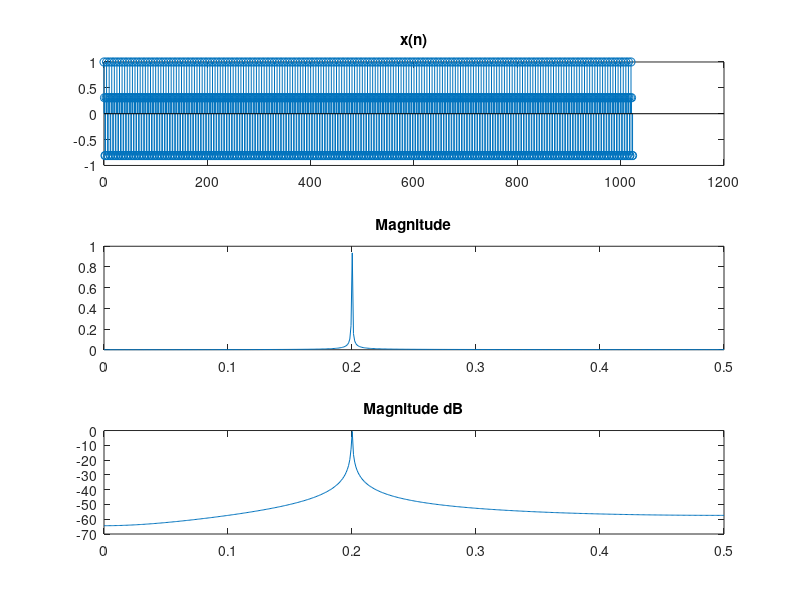

The MATLAB script that drew this image:
close all
clear

N=1024;

n=[0:N-1]';
fs=1000;
ts=1/fs;
f0=800;
xn=cos(2*pi*f0*n*ts);
y = fft(xn);                             % Compute DFT of x
m = abs(y)/(N/2);                               % Magnitude

figure
subplot(3,1,1)
stem(n,xn)
title('x(n)')
subplot(3,1,2)
plot((0:N/2)/N,m(1:N/2+1));
title('Magnitude')
subplot(3,1,3)
mdb=20*log10(m);
plot((0:N/2)/N, mdb(1:N/2+1));
title('Magnitude dB')